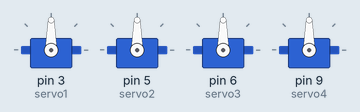
Bench run of a sketch on a simulated Arduino Uno, built with avr-gcc and run on an emulated ATmega328P. Parts: 4 × servo.

Above: at 1.05 s.
At 1.9 s:
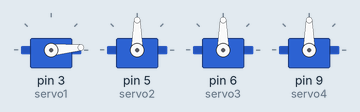
At 2.75 s:
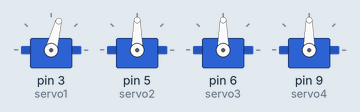
At 5.2 s:
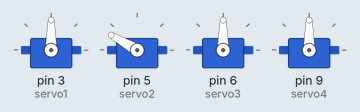
At 7.25 s:
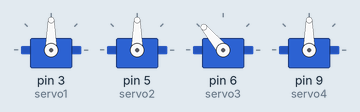
At 9.35 s:
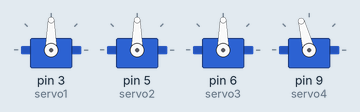
Timing chart, 0 to 13.4 s (numbered marks = the images above):
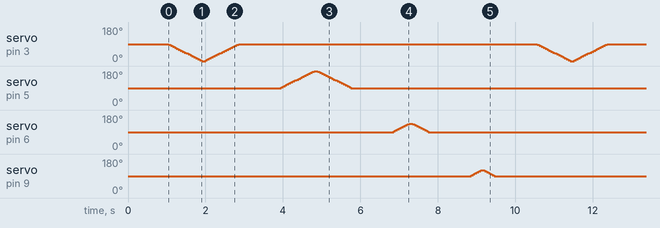

The sketch:

robotic_arm_automatic.ino
```cpp
#include <Servo.h>

// Create Servo objects for each motor
Servo servo1;
Servo servo2;
Servo servo3;
Servo servo4;

// Define default positions for each servo
int pos1 = 90; // Servo 1 initial position
int pos2 = 90; // Servo 2 initial position
int pos3 = 90; // Servo 3 initial position
int pos4 = 90; // Servo 4 initial position

void setup() {
  // Attach servos to corresponding pins
  servo1.attach(3); // Pin for Servo 1
  servo2.attach(5); // Pin for Servo 2
  servo3.attach(6); // Pin for Servo 3
  servo4.attach(9); // Pin for Servo 4

  // Move servos to default positions at startup
  servo1.write(pos1);
  servo2.write(pos2);
  servo3.write(pos3);
  servo4.write(pos4);

  delay(1000); // Delay to stabilize the servos
}

void loop() {
  // Example sequence of movements

  // Step 1: Move Servo 1 from position 90° to 0° and back
  for (int angle = 90; angle >= 0; angle -= 5) {
    servo1.write(angle);
    delay(50);
  }

  for (int angle = 0; angle <= 90; angle += 5) {
    servo1.write(angle);
    delay(50);
  }
  {
    delay(1000);
  }
  // Step 2: Rotate Servo 2 from position 90° to 180° and back
  for (int angle = 90; angle <= 180; angle += 5) {
    servo2.write(angle);
    delay(50);
  }

  for (int angle = 180; angle >= 90; angle -= 5) {
    servo2.write(angle);
    delay(50);
  }
    {
    delay(1000);
  }

  // Step 3: Move Servo 3 up and down
  for (int angle = pos3; angle <= pos3 + 45; angle += 5) {
    servo3.write(angle);
    delay(50);
  }

  for (int angle = pos3 + 45; angle >= pos3; angle -= 5) {
    servo3.write(angle);
    delay(50);
  }
  {
    delay(1000);
  }
  // Step 4: Open and close gripper controlled by Servo 4
  for (int angle = pos4; angle <= pos4 + 30; angle += 5) {
    servo4.write(angle);
    delay(50);
  }

   for (int angle = pos4 + 30; angle >= pos4; angle -=5) {
     servo4.write(angle);
     delay(50);
   }
  {
    delay(1000);
  }
   delay(10); // Pause before restarting the sequence
}
```

Measured:
- by itself, servo on pin 9 (servo4): repeats every 9.5 s: 100° 0.05 s, 105° 0.05 s, 110° 0.05 s, 115° 0.05 s, 120° 0.10 s, 115° 0.05 s, 110° 0.05 s, 105° 0.05 s, 100° 0.05 s, 95° 0.05 s, 90° 8.9 s, 95° 0.05 s
- by itself, servo on pin 6 (servo3): repeats every 9.5 s: 100° 0.05 s, 105° 0.05 s, 110° 0.05 s, 115° 0.05 s, 120° 0.05 s, 125° 0.05 s, 130° 0.05 s, 135° 0.10 s, 130° 0.05 s, 125° 0.05 s, 120° 0.05 s, 115° 0.05 s, 110° 0.05 s, 105° 0.05 s, 100° 0.05 s, 95° 0.05 s, 90° 8.6 s, 95° 0.05 s
